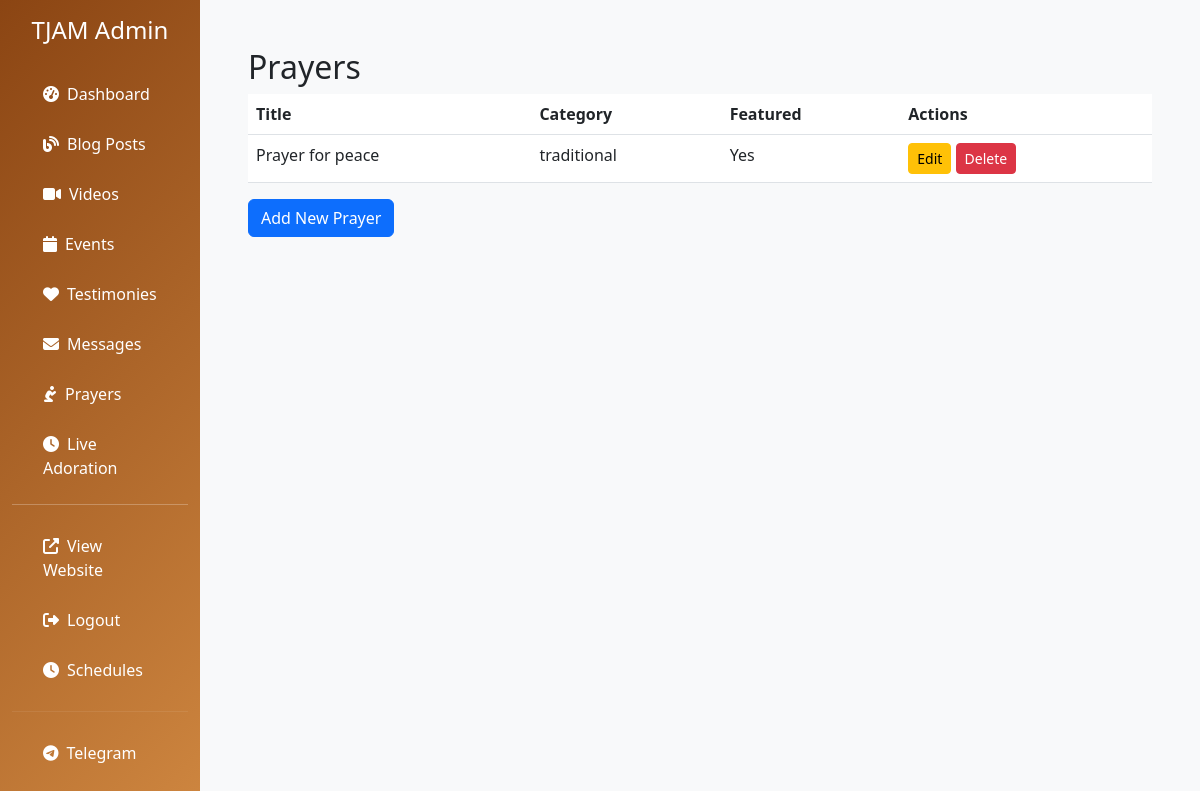
The app's page /admin/prayers (signed in) with its own data.
### app.py (models this page shows)
class Prayer(db.Model):
    id = db.Column(db.Integer, primary_key=True)
    title = db.Column(db.String(200), nullable=False)
    content = db.Column(db.Text, nullable=False)
    category = db.Column(db.String(100))
    created_at = db.Column(db.DateTime, default=datetime.utcnow)
    is_featured = db.Column(db.Boolean, default=False)

### app.py (the view)
@app.route("/admin/prayers", endpoint="admin_prayers")
@login_required
def admin_prayers():
    if not current_user.is_admin:
        return redirect(url_for('index'))
    prayers = Prayer.query.order_by(Prayer.created_at.desc()).all()
    return render_template("admin/prayers.html", prayers=prayers)

### app.py (called while the page is built)
@app.context_processor
def inject_current_year():
    return {'current_year': datetime.now().year}

@login_manager.user_loader
def load_user(user_id):
    return User.query.get(int(user_id))

### templates/admin/prayers.html (shortened to what this page needs)
{% extends "admin/base.html" %}
{% block content %}
<div class="container my-4">
    <h2>Prayers</h2>
    <table class="table">
        <thead>
            <tr>
                <th>Title</th>
                <th>Category</th>
                <th>Featured</th>
                <th>Actions</th>
            </tr>
        </thead>
        <tbody>
            {% for prayer in prayers %}
            <tr>
                <td>{{ prayer.title }}</td>
                <td>{{ prayer.category }}</td>
                <td>{% if prayer.is_featured %}Yes{% else %}No{% endif %}</td>
                <td>
                    <a href="{{ url_for('admin_edit_prayer', prayer_id=prayer.id) }}" class="btn btn-sm btn-warning">Edit</a>
                    <form method="post" action="{{ url_for('admin_delete_prayer', prayer_id=prayer.id) }}" style="display:inline;">
                        <button type="submit" class="btn btn-sm btn-danger">Delete</button>
                    </form>
                </td>
            </tr>
            {% endfor %}
        </tbody>
    </table>
    <a href="{{ url_for('admin_add_prayer') }}" class="btn btn-primary">Add New Prayer</a>
</div>
{% endblock %}

### records on screen
Prayer: title "Prayer for peace", category "traditional", is_featured "Yes"
